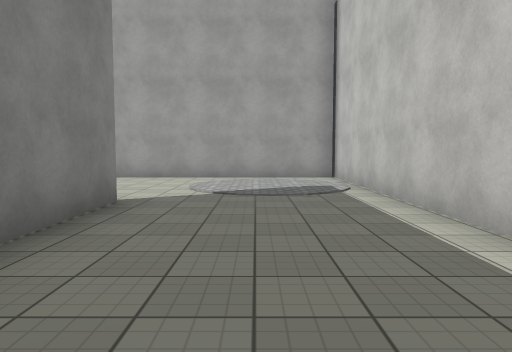
View 1 (above)

22 first-person views from a walk through a 3-D level made in the Unity game engine. The camera is 1.4 m above the floor, tilts 4° down and sees 70° across. The floor is counted in squares, 2 m on a side. Each view is taken from the middle of a square. On the plan, view 1 faces up. The plan holds only what a view shows up to about 11 squares ahead; the rest is blank. The place goes on beyond the plan. Surface patterns are stand-ins for the level's own textures.

View 2
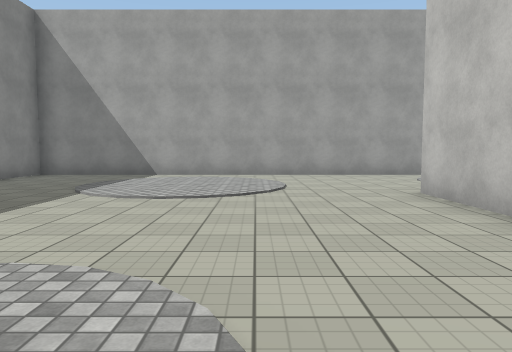

View 3
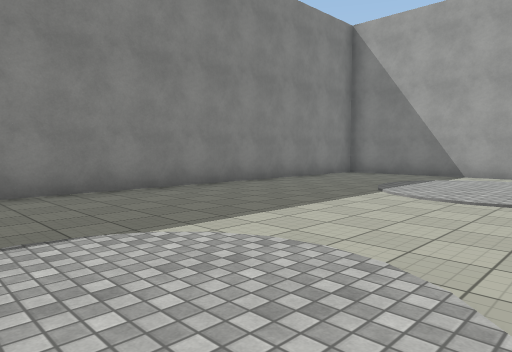

View 4
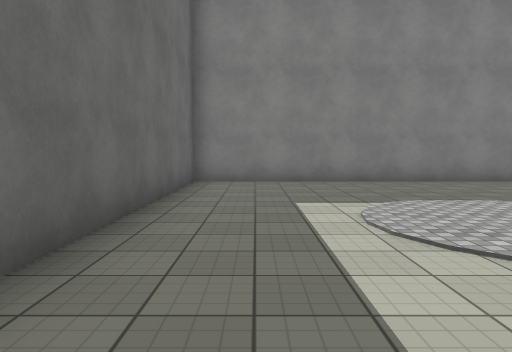

View 5
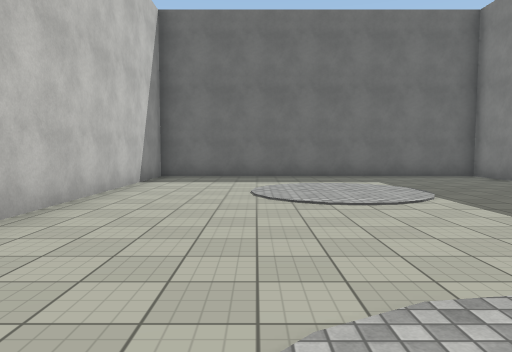

View 6
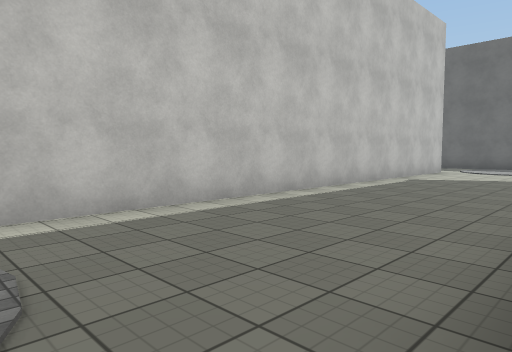

View 7
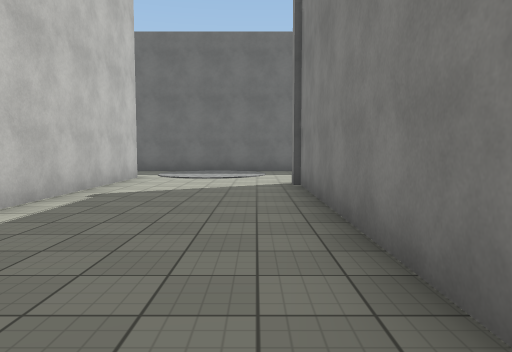

View 8
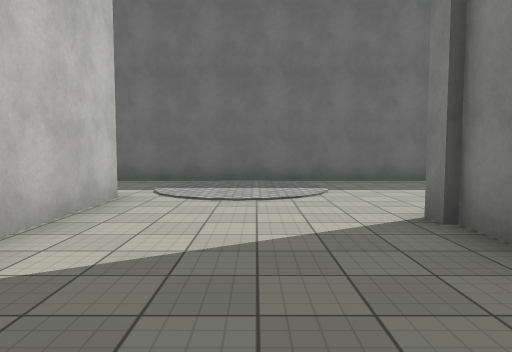

View 9
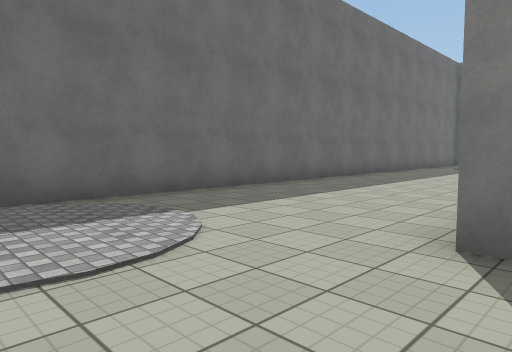

View 10
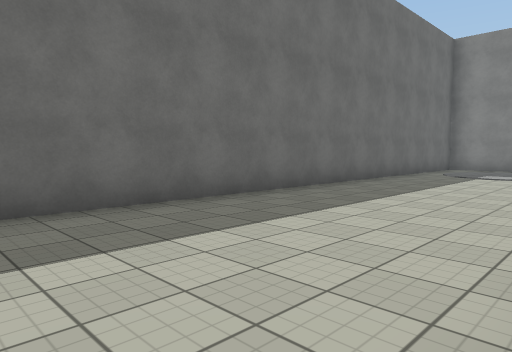

View 11
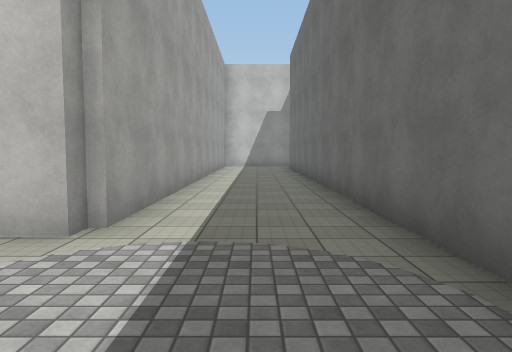

View 12
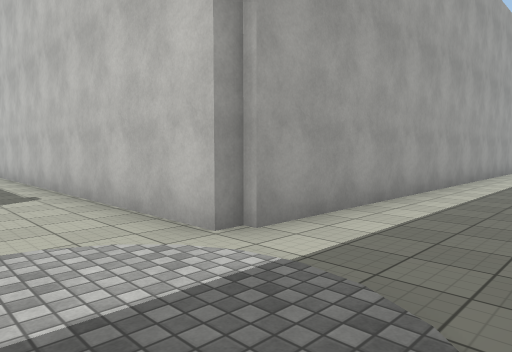

View 13
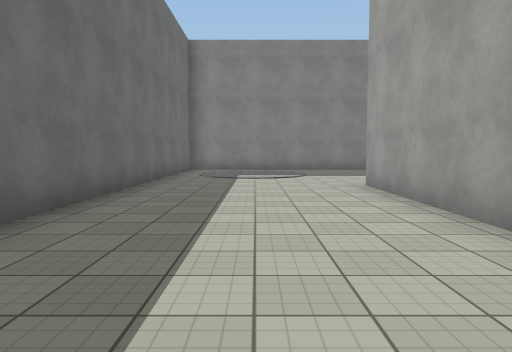

View 14
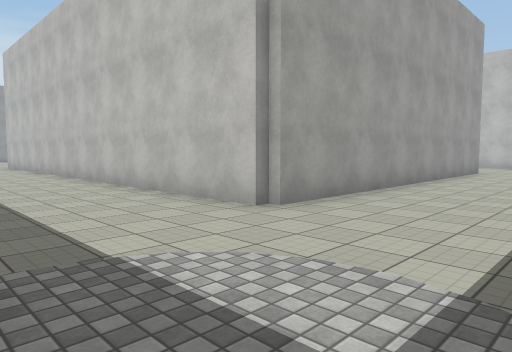

View 15
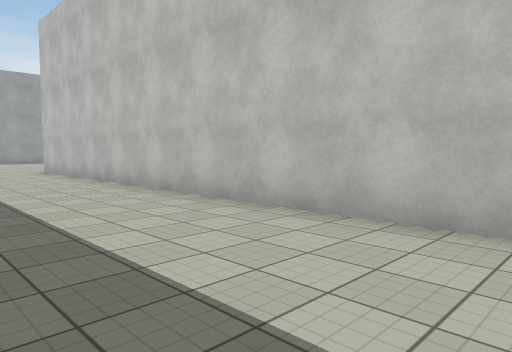

View 16
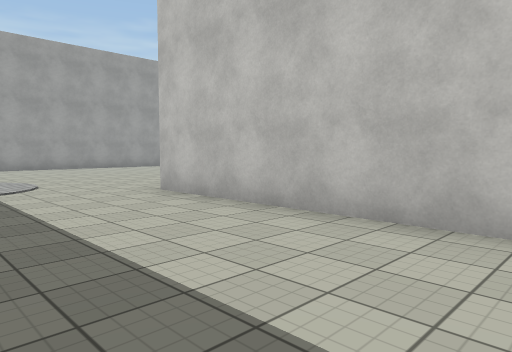

View 17
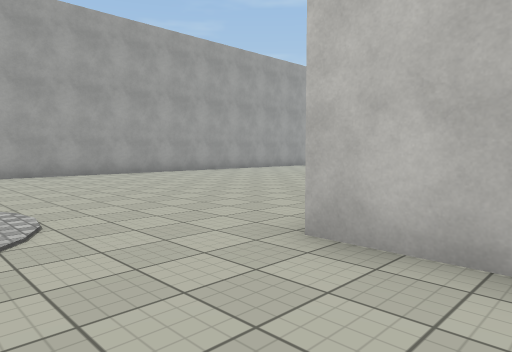

View 18
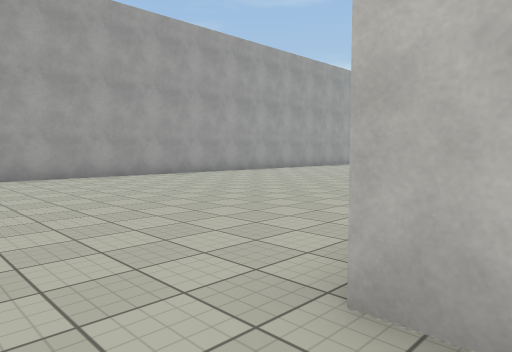

View 19
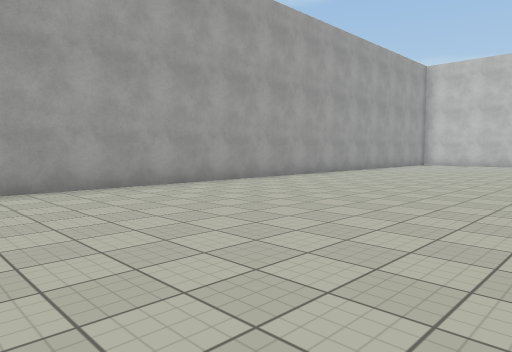

View 20
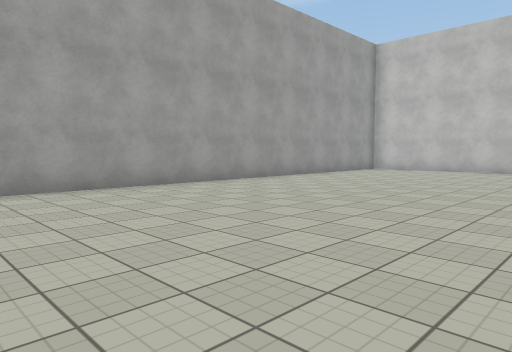

View 21
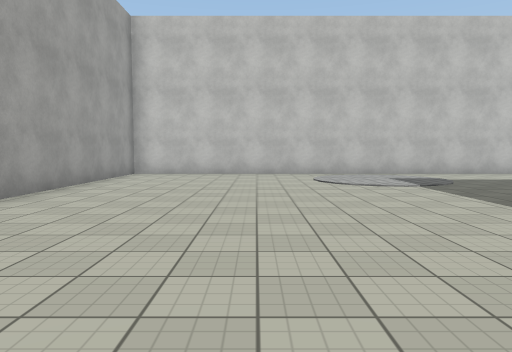

View 22
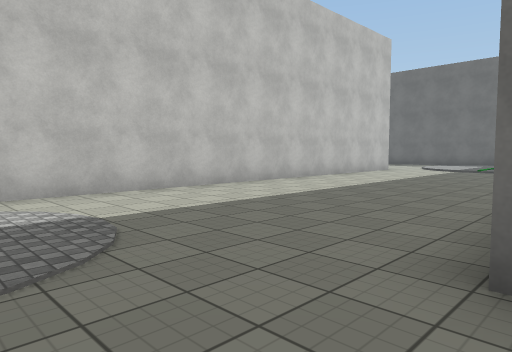

### Floor plan
Points are (right, up) in squares from view 1. A wall is a line through its corners. A room is listed if a view was taken in it or the views show most of it. See-through windows are left out.
Room 1 (views 1, 2, 3, 4, 5, 6, 7, 8, 9)
walls: (-1.9, 5) (-1.9, -4.9); (2, 9.5) (-11.2, 9.5) (-11.2, -4.4) (-2.3, -4.4) (-2.3, 5); (2.1, -5.4) (2.1, 9.9)
ways out: opening at (0, -5.7) to room 2
Room 2 (views 10, 11, 12, 13, 14, 15, 16, 17, 18, 19, 20, 21, 22)
walls: (8, 2.4) (8, 18.7) (-12.1, 18.7); (-2.6, -4.8) (-11.6, -4.8) (-11.6, 9.9); (2.5, -6.4) (2.1, -6.4) (2.1, -5.4); (11.5, -6.6) (2.4, -6.6); (-15.1, -9.4) (9.9, -9.4)
ways out: opening at (0, -5.7) to room 1

Where each view was taken, in squares from view 1:
view 1: 0 up, 0 right, facing up
view 2: 1 down, 5 left, facing up
view 3: 1 down, 5 left, facing up-left
view 4: 3 down, 3 left, facing left
view 5: 6 up, 5 left, facing down
view 6: 6 up, 2 left, facing down-right
view 7: 3 up, 1 left, facing down
view 8: 1 down, 0 right, facing down
view 9: 4 down, 1 right, facing down-left
view 10: 5 down, 3 left, facing down-left
view 11: 8 down, 1 left, facing right
view 12: 9 down, 0 right, facing up-right
view 13: 7 down, 4 left, facing left
view 14: 8 down, 15 left, facing up-right
view 15: 3 down, 15 left, facing up-right
view 16: 4 up, 15 left, facing up-right
view 17: 8 up, 14 left, facing up-right
view 18: 9 up, 13 left, facing up-right
view 19: 12 up, 10 left, facing up-right
view 20: 12 up, 5 left, facing up-right
view 21: 15 up, 3 left, facing right
view 22: 12 up, 2 right, facing down-right
